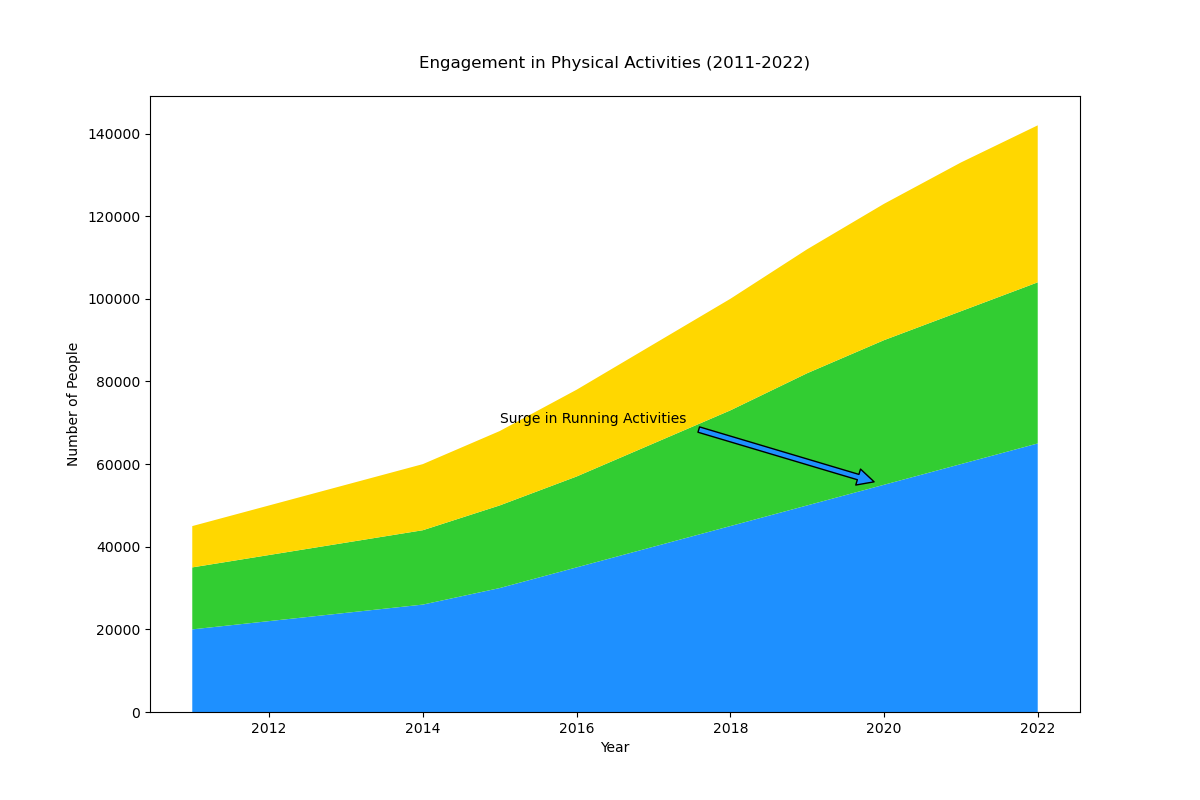

Here is the Python script that generated this plot:

import matplotlib.pyplot as plt

# Define the data
years = list(range(2011, 2023))
running = [20000, 22000, 24000, 26000, 30000, 35000, 40000, 45000, 50000, 55000, 60000, 65000]
swimming = [15000, 16000, 17000, 18000, 20000, 22000, 25000, 28000, 32000, 35000, 37000, 39000]
cycling = [10000, 12000, 14000, 16000, 18000, 21000, 24000, 27000, 30000, 33000, 36000, 38000]

# Start plotting
fig, ax = plt.subplots(figsize=(12, 8))

# Plot stacked area chart
ax.stackplot(years, running, swimming, cycling, colors=['#1E90FF', '#32CD32', '#FFD700'])

# Annotate specific points
ax.annotate('Surge in Running Activities', xy=(2020, 55000), xytext=(2015, 70000),
            arrowprops=dict(facecolor='#1E90FF', shrink=0.05))

# Add labels and title
plt.xlabel('Year')
plt.ylabel('Number of People')
plt.title('Engagement in Physical Activities (2011-2022)', pad=20)

# Show the plot
plt.show()
